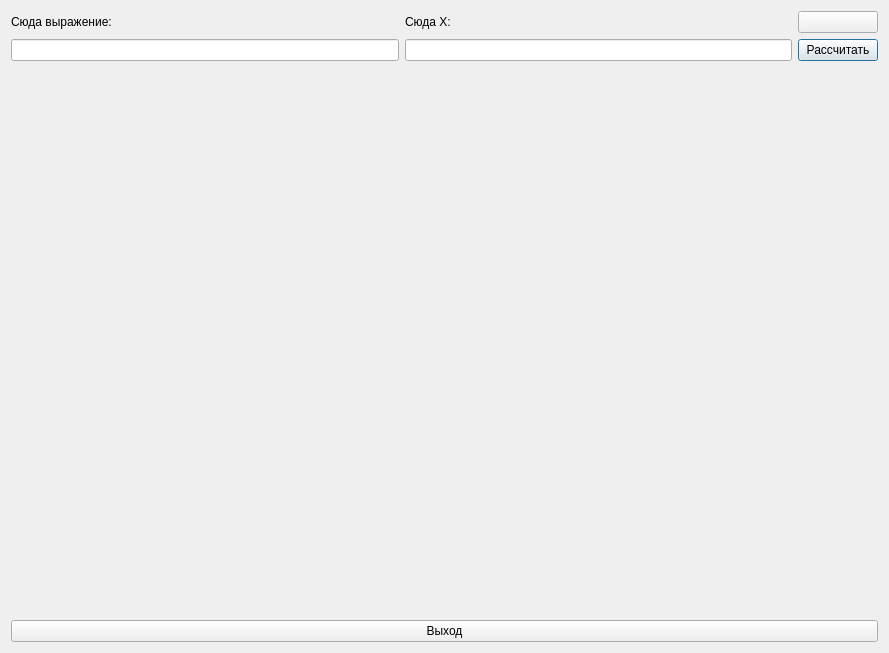
<?xml version="1.0" encoding="UTF-8"?>
<ui version="4.0">
 <class>Graph</class>
 <widget class="QDialog" name="Graph">
  <property name="geometry">
   <rect>
    <x>0</x>
    <y>0</y>
    <width>889</width>
    <height>653</height>
   </rect>
  </property>
  <property name="windowTitle">
   <string>Dialog</string>
  </property>
  <layout class="QVBoxLayout" name="verticalLayout_2">
   <item>
    <layout class="QGridLayout" name="gridLayout">
     <item row="0" column="0">
      <widget class="QLabel" name="label_2">
       <property name="text">
        <string>Сюда выражение:</string>
       </property>
      </widget>
     </item>
     <item row="1" column="2">
      <widget class="QPushButton" name="buildButton">
       <property name="layoutDirection">
        <enum>Qt::RightToLeft</enum>
       </property>
       <property name="text">
        <string>Рассчитать</string>
       </property>
       <property name="icon">
        <iconset resource="../../assets/icons/icons.qrc">
         <normaloff>:/calculate.png</normaloff>:/calculate.png</iconset>
       </property>
      </widget>
     </item>
     <item row="0" column="1">
      <widget class="QLabel" name="label">
       <property name="text">
        <string>Сюда Х:</string>
       </property>
      </widget>
     </item>
     <item row="1" column="1">
      <widget class="QLineEdit" name="inputXLine"/>
     </item>
     <item row="1" column="0">
      <widget class="QLineEdit" name="inputLine"/>
     </item>
     <item row="0" column="2">
      <widget class="QPushButton" name="erase">
       <property name="text">
        <string/>
       </property>
       <property name="icon">
        <iconset resource="../../assets/icons/icons.qrc">
         <normaloff>:/backspace.png</normaloff>:/backspace.png</iconset>
       </property>
      </widget>
     </item>
    </layout>
   </item>
   <item>
    <widget class="QCustomPlot" name="widget" native="true">
     <property name="cursor">
      <cursorShape>OpenHandCursor</cursorShape>
     </property>
    </widget>
   </item>
   <item>
    <widget class="QPushButton" name="exit">
     <property name="layoutDirection">
      <enum>Qt::RightToLeft</enum>
     </property>
     <property name="text">
      <string>Выход</string>
     </property>
     <property name="icon">
      <iconset resource="../../assets/icons/icons.qrc">
       <normaloff>:/close.png</normaloff>:/close.png</iconset>
     </property>
    </widget>
   </item>
  </layout>
 </widget>
 <customwidgets>
  <customwidget>
   <class>QCustomPlot</class>
   <extends>QWidget</extends>
   <header>qcustomplot.h</header>
   <container>1</container>
  </customwidget>
 </customwidgets>
 <resources>
  <include location="../../assets/icons/icons.qrc"/>
 </resources>
 <connections/>
</ui>
